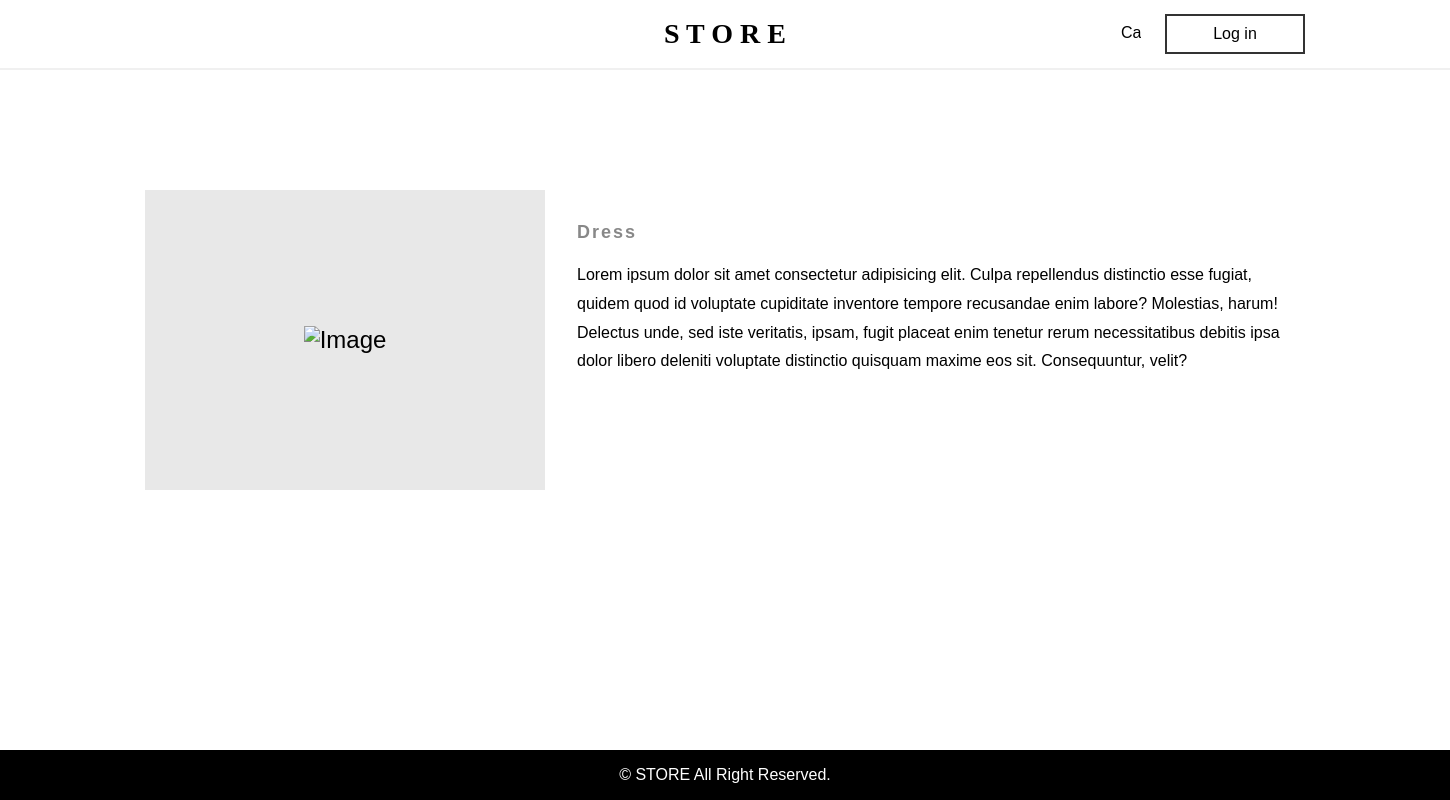
The app's page /products/8/ with its own data.
### products/models.py (models this page shows, shortened)
class Product(models.Model):
    title = models.CharField(max_length=100)
    description = models.TextField(max_length=500, blank=True, null=True)

### products/views.py (the view)
# urls.py: path('products/<pk>/', product_details, name="product_details")
def product_details(request, pk):
    try:
        product = Product.objects.get(pk=pk)
        context = {'product': product}
    except:
        context = {'no_product': False}
    return render(request, 'products/product-details.html', context)

### templates/products/product-details.html (shortened to what this page needs)
<!DOCTYPE html>
<html lang="en">
  <head>
    {% load static %}
    <link
      rel="stylesheet"
      type="text/css"
      href="{% static 'style/base.css' %}"
    />
    <link
      rel="stylesheet"
      type="text/css"
      href="{% static 'style/modules/header.css' %}"
    />
    <link
      rel="stylesheet"
      type="text/css"
      href="{% static 'style/modules/svg.css' %}"
    />
    <link
      rel="stylesheet"
      type="text/css"
      href="{% static 'style/modules/main.css' %}"
    />
    <link
      rel="stylesheet"
      type="text/css"
      href="{% static 'style/modules/footer.css' %}"
    />
  </head>
  <body>
    <div class="root">
      <header class="header">
        <p class="header-title">S T O R E</p>
        <div class="header-btn-cont">
          <object
            type="image/svg+xml"
            data="{% static 'assets/icons/cart.svg' %}"
            class="svg-cart"
          >
            Cart Logo
          </object>
          <button class="header-btn">Log in</button>
        </div>
      </header>
      {% if not product %}
      <main class="main">
        <p class="main-no-prods">There is no product with this ID</p>
      </main>
      {% else %}
      <main class="main main-details">
        <div class="main-prod-img-cont">
          <img class="main-prod-img" src="" alt="Image" />
        </div>
        <div>
          <p class="main-prod-name">{{ product.title }}</p>
          {% if product.description %}
          <p class="main-prod-desc">{{ product.description }}</p>
          {% else %}
          <p class="main-prod-desc">No description for this product</p>
          {% endif %}
        </div>
      </main>
      {% endif %}
      <footer class="footer">
        <p>&copy;  STORE All Right Reserved.</p>
      </footer>
    </div>
  </body>
</html>

### products/static/style/base.css (style rules this page uses)
:root { --trans-timing-fun: ease-in-out; }
* { margin: 0; padding: 0; box-sizing: border-box; }
.root { position: relative; min-width: 1440px; min-height: 100vh; font-family: Arial, Helvetica, sans-serif; }
button { font-family: inherit; cursor: pointer; }

### products/static/style/modules/header.css (style rules this page uses)
.header { position: relative; width: 100%; height: 70px; padding: 0 10%; display: flex; justify-content: center; align-items: center; border-bottom: #f0f0f0 solid 2px; }
.header-title { font-family: serif; font-size: 28px; font-weight: 600; }
.header-btn-cont { position: absolute; right: 10%; display: flex; align-items: center; }
.header-btn { margin-left: 24px; width: 140px; height: 40px; background-color: #fff; border: #333 solid 2px; text-align: center; font-size: 16px; transition: opacity var(--trans-timing-fun) 300ms; }

### products/static/style/modules/svg.css (style rules this page uses)
.svg-cart { width: 20px; height: 20px; transition: opacity var(--trans-timing-fun) 300ms; }

### products/static/style/modules/main.css (style rules this page uses)
.main { padding: 120px 10%; }
.main-prod-img-cont { margin-bottom: 16px; position: relative; display: flex; justify-content: center; align-items: center; padding: 16px; width: 100%; height: 400px; display: flex; flex-direction: column; align-items: center; background-color: #e8e8e8; overflow: hidden; }
.main-prod-img { font-size: 24px; transition: transform var(--trans-timing-fun) 400ms; }
.main-prod-name { color: #888888; font-size: 14px; font-weight: 500; letter-spacing: 2px; }
.main-details { display: flex; }
.main-details .main-prod-img-cont { margin-right: 32px; width: 400px; min-width: 400px; height: 300px; }
.main-details .main-prod-name { margin-top: 32px; margin-bottom: 18px; font-size: 18px; font-weight: 600; }
.main-prod-desc { line-height: 1.8; }

### products/static/style/modules/footer.css (style rules this page uses)
.footer { position: absolute; bottom: 0; width: 100%; height: 50px; display: flex; align-items: center; justify-content: center; color: #fff; background-color: #000; }

### records on screen
Product: title "Dress", description "Lorem ipsum dolor sit amet consectetur adipisicing elit. Culpa repellendus distinctio esse fugiat, quidem quod id voluptate cupiditate inventore tempore recusandae enim labore? Molestias, harum! Delectus unde, sed iste veritatis, ipsam, fugit placeat enim tenetur rerum necessitatibus debitis ipsa dolor libero deleniti voluptate distinctio quisquam maxime eos sit. Consequuntur, velit?"
